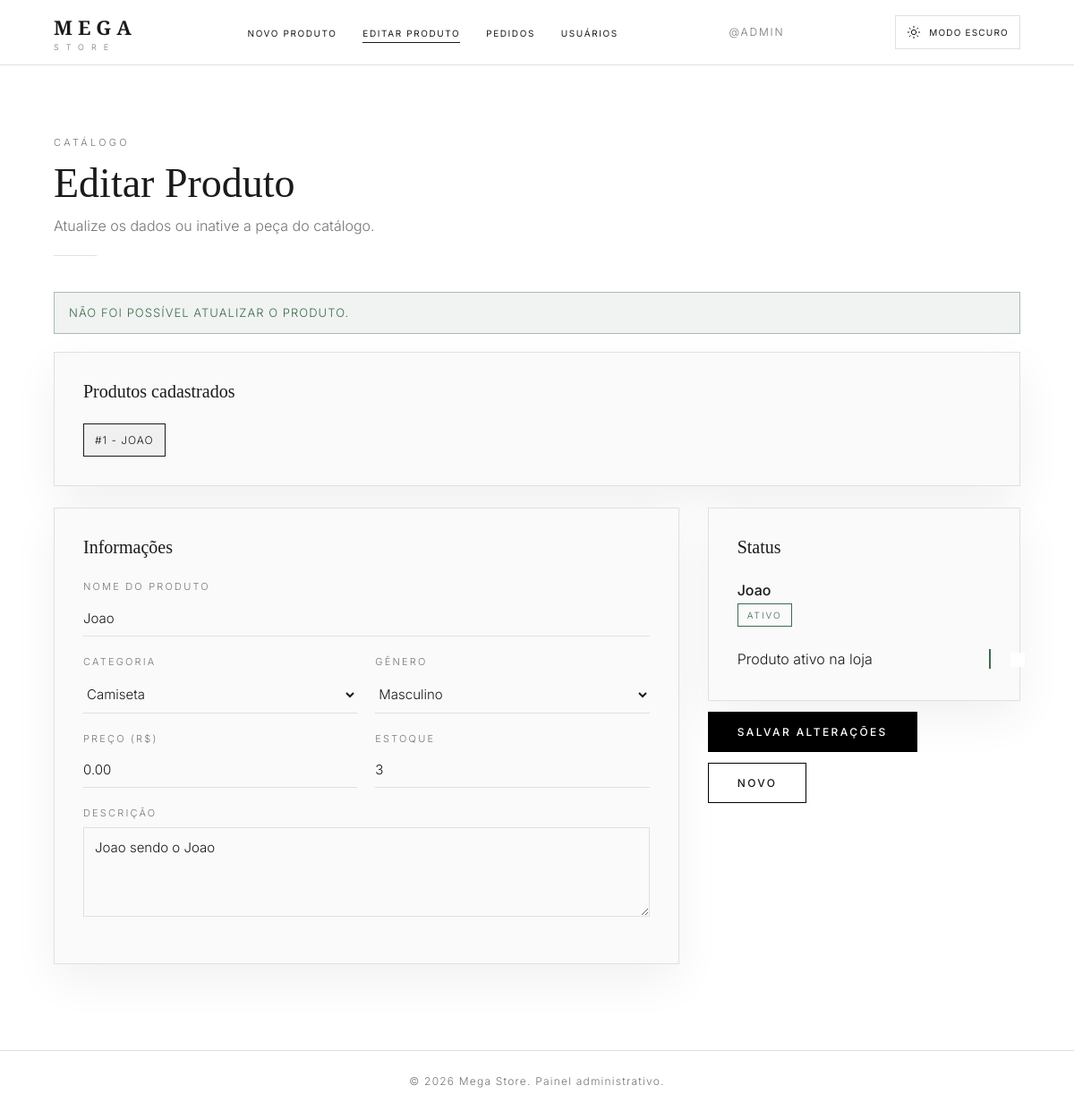
Page /admin/editar_produto.php?erro=1 on the earlier database version.
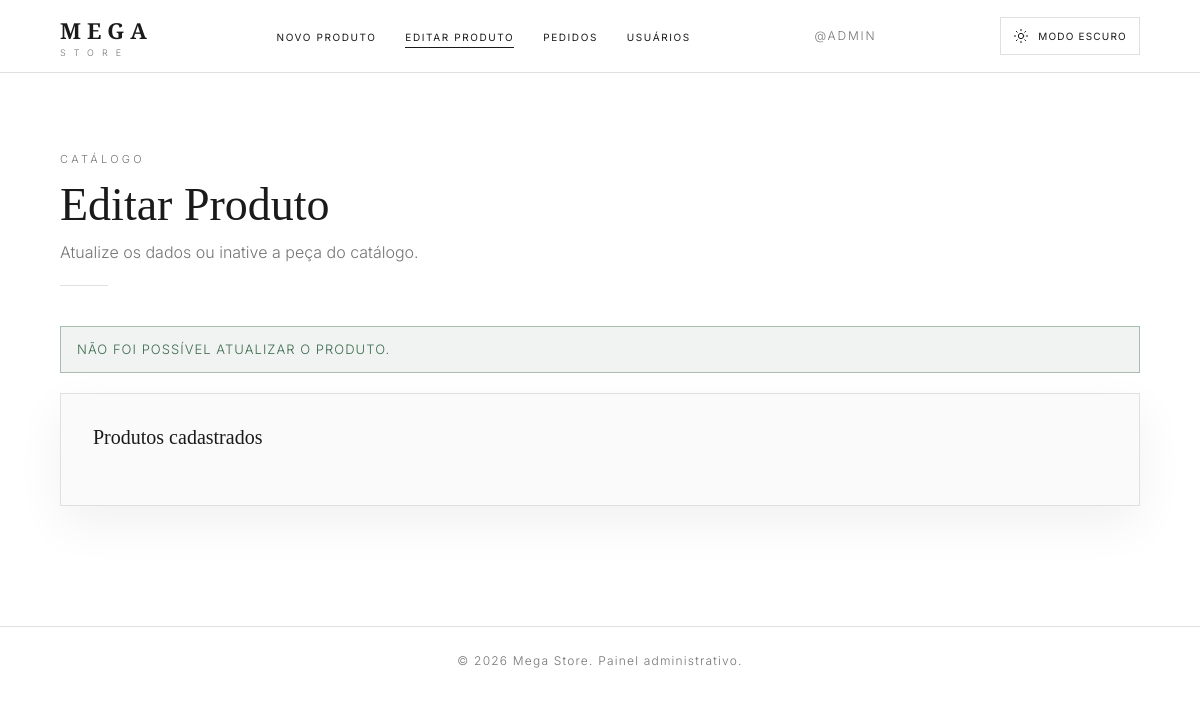
Same page on the later database version.
### tables this page shows
CREATE TABLE `tb_produto` (
  `id_produto` int(11) NOT NULL,
  `nome_produto` varchar(255) NOT NULL,
  `descricao_produto` varchar(500) NOT NULL,
  `preco` double(10,2) NOT NULL,
  `id_categoria` int(11) NOT NULL,
  `id_genero` int(11) NOT NULL,
  `ativo` tinyint(1) NOT NULL,
  `data_cadastro` date NOT NULL
);

CREATE TABLE `tb_categoria` (
  `id_categoria` int(11) NOT NULL,
  `nome_categoria` varchar(255) NOT NULL,
  `descricao_categoria` varchar(500) NOT NULL
);

### admin/editar_produto.php (the view, shortened to what the changed rows need)
<?php
include "../geral/conexao.php";
$categoriasSql = mysqli_query($con, 'SELECT id_categoria, nome_categoria FROM tb_categoria ORDER BY nome_categoria');
$categorias = $categoriasSql ? mysqli_fetch_all($categoriasSql, MYSQLI_ASSOC) : [];
$idProduto = isset($_GET['id']) ? (int) $_GET['id'] : 0;
if ($idProduto > 0) {
    $produtoSql = mysqli_query($con, "SELECT * FROM tb_produto WHERE id_produto = $idProduto LIMIT 1");
    $produto = mysqli_fetch_assoc($produtoSql);
} else {
    $produtoSql = mysqli_query($con, "SELECT * FROM tb_produto ORDER BY id_produto DESC LIMIT 1");
    $produto = mysqli_fetch_assoc($produtoSql);
    if ($produto) {
        $idProduto = (int) $produto['id_produto'];
    }
}
$produtosSql = mysqli_query($con, "SELECT * FROM tb_produto ORDER BY id_produto DESC");
$produtos = mysqli_fetch_all($produtosSql, MYSQLI_ASSOC);
?>
<!DOCTYPE html>
<html lang="pt-BR">
<head>
    <link rel="stylesheet" href="admin.css">
</head>
<body>
    <main class="page">
        <h1>Editar Produto</h1>
        <div class="card" style="margin-bottom: 24px;">
            <h2>Produtos cadastrados</h2>
            <div class="lista-produtos">
                <?php foreach ($produtos as $item): ?>
                    <a class="produto-item <?= $item['id_produto'] == $idProduto ? 'ativo' : '' ?>" href="editar_produto.php?id=<?= (int) $item['id_produto'] ?>">
                        #<?= (int) $item['id_produto'] ?> - <?= htmlspecialchars($item['nome_produto']) ?>
                    </a>
                <?php endforeach; ?>
            </div>
        </div>
        <?php if ($produto): ?>
            <form class="grid" action="atualizar_produto.php" method="post" id="f">
                <div>
                    <div class="card">
                        <h2>Informações</h2>
                        <div class="f"><label>Nome do produto</label><input name="nome" value="<?= htmlspecialchars($produto['nome_produto']) ?>"></div>
                        <div class="row">
                            <div class="f"><label>Categoria</label>
                                <select name="categoria">
                                    <?php foreach ($categorias as $categoria): ?>
                                        <option value="<?= (int) $categoria['id_categoria'] ?>" <?= (int) $produto['id_categoria'] === (int) $categoria['id_categoria'] ? 'selected' : '' ?>><?= htmlspecialchars($categoria['nome_categoria']) ?></option>
                                    <?php endforeach; ?>
                                </select>
                            </div>
                            <div class="f"><label>Gênero</label>
                                <select name="genero">
                                    <option value="1" <?= $produto['id_genero'] == 1 ? 'selected' : '' ?>>Masculino</option>
                                </select>
                            </div>
                        </div>
                        <div class="row">
                            <div class="f"><label>Preço (R$)</label><input name="preco" type="number" step="0.01" value="<?= number_format((float) $produto['preco'], 2, '.', '') ?>"></div>
                            <div class="f"><label>Estoque</label>
                                <?php
                                $variacaoSql = mysqli_query($con, "SELECT SUM(estoque) AS total FROM tb_variacao_produto WHERE id_produto = " . (int)$produto['id_produto']);
                                $variacao = mysqli_fetch_assoc($variacaoSql);
                                $estoqueTotal = isset($variacao['total']) ? (int) $variacao['total'] : 0;
                                ?>
                                <input name="estoque" type="number" value="<?= $estoqueTotal ?>">
                            </div>
                        </div>
                        <div class="f"><label>Descrição</label><textarea name="descricao"><?= htmlspecialchars($produto['descricao_produto']) ?></textarea></div>
                    </div>
                </div>
                <aside>
                    <div class="card">
                        <h2>Status</h2>
                        <div class="prev">
                            <div><b style="font-weight:500"><?= htmlspecialchars($produto['nome_produto']) ?></b><br><span class="badge <?= $produto['ativo'] ? 'b-ok' : 'b-mut' ?>"><?= $produto['ativo'] ? 'Ativo' : 'Inativo' ?></span></div>
                        </div>
                        <div class="switch"><span>Produto ativo na loja</span><label><input type="checkbox" name="ativo" value="1" <?= $produto['ativo'] ? 'checked' : '' ?>><i></i></label></div>
                    </div>
                    <div class="actions">
                        <button class="btn" type="submit">Salvar Alterações</button>
                        <a href="cadastro_produto.php" class="btn btn--o">Novo</a>
                    </div>
                </aside>
            </form>
        <?php endif; ?>
    </main>
</body>
</html>

Differences in the rows shown:
removed tb_produto: id_produto "1", nome_produto "JOAO", nome "Joao", categoria "Camiseta", genero "Masculino", preco "0.00", descricao "Joao sendo o Joao", nome_produto "Joao"
Other differences:
form field estoque: "3" → (not shown)
text no longer shown: "Informações NOME DO PRODUTO CATEGORIA GÊNERO PREÇO (R$) ESTOQUE DESCRIÇÃO Status ATIVO Produto ativo na loja SALVAR ALTERAÇÕES NOVO"
